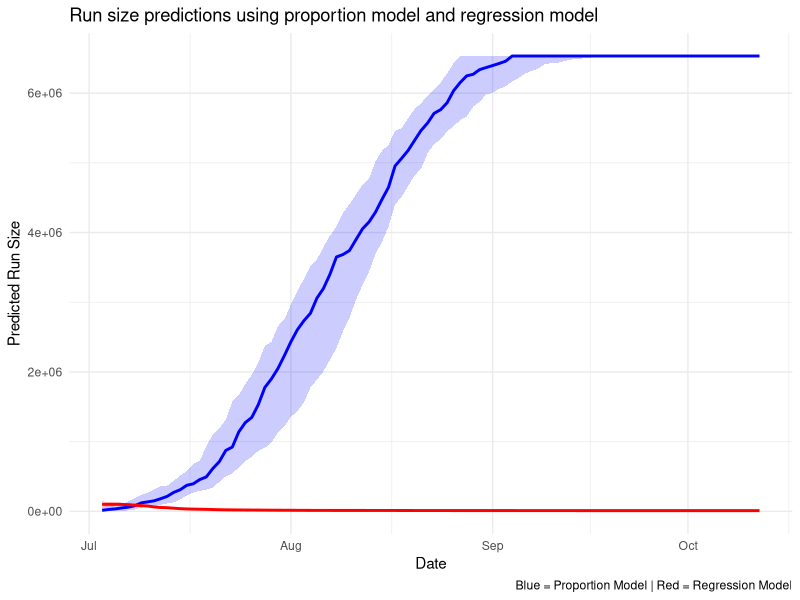

This figure's R source:
library(data.table)
library(tidyverse)
library(ggpubr)

current.index <- 42.08
multiplier <- 245
todate<-as.Date("2025-08-24")
todate.label<-"August 24"

daily <- fread("data/common/tyee_daily_indices_steelhead_1956-2024.csv", header = TRUE)

data <- daily %>%
  mutate_if(is.character, as.numeric) %>%
  pivot_longer(`1956`:`2024`, names_to="Year", values_to="Index") %>%
  mutate(Year = as.numeric(Year)) %>%
  group_by(Year) %>%
  mutate(Index = replace_na(Index,0),
         CumIndex = cumsum(Index),
         Fish = Index*multiplier,
         CumFish = CumIndex*multiplier,
         FinalIndex = sum(Index,na.rm=TRUE),
         FinalFish = sum(Fish,na.rm=TRUE),
         p = CumIndex/FinalIndex,
         isittoday=ifelse(Date==todate,"today","nottoday"))

# Create storage dataframe
results <- data.frame(Date=as.Date(character()),
                      med=double(), p25=double(), p75=double(),
                      medFish=double(), p25Fish=double(), p75Fish=double(),
                      r2=double(), pval=double(),
                      lm_med=double(), lm_p25=double(), lm_p75=double(),
                      stringsAsFactors=FALSE)

# Loop across each day starting July 3

dates2025 <- unique(data$Date[format(data$Date, "%Y")=="2025"])
dates2025 <- sort(dates2025)
dates2025 <- dates2025[dates2025 >= as.Date("2025-07-03")]

for (todate in dates2025) {
  
  todays.data <- data %>%
    filter(Date==todate)
  
  # if(nrow(todays.data)==0) next
  
  # proportion model
  med.today <- median(todays.data$p, na.rm=TRUE)*100
  p25 <- quantile(todays.data$p, .25, na.rm=TRUE) *100
  p75 <- quantile(todays.data$p, .75, na.rm=TRUE) *100
  
  med.fish <- multiplier*current.index/med.today
  p25.fish <- multiplier*current.index/p25
  p75.fish <- multiplier*current.index/p75
  
  # lm model
  dat <- data.frame(count=todays.data$CumIndex, final=todays.data$FinalIndex)
  m <- lm(final ~ count, data=dat)
  
  s <- summary(m)
  r2 <- s$r.squared
  pval <- coef(s)[2,4]
  
  # predicted final fish for current count
  currentx <- current.index*multiplier
  pred_current <- predict(
    m, 
    newdata=data.frame(count=currentx),
    interval="prediction",
    level=0.75
  )
  
  med.lm  <- pred_current[1,"fit"]
  p25.lm  <- pred_current[1,"lwr"]
  p75.lm  <- pred_current[1,"upr"]
  
  # store results
  results <- rbind(results, data.frame(
    Date = as.Date(todate),
    med = round(med.today,3),
    p25 = round(p25,3),
    p75 = round(p75,3),
    medFish = round(med.fish,0),
    p25Fish = round(p25.fish,0),
    p75Fish = round(p75.fish,0),
    r2 = round(r2,3),
    pval = round(pval,5),
    lm_med = round(med.lm,0),
    lm_p25 = round(p25.lm,0),
    lm_p75 = round(p75.lm,0)
  ))
}


#plot
results$Date <- as.Date(results$Date)

# Scale proportion model to run size
# (assuming FinalIndex is the final run size from your dataset)
final_run_size <- max(data$FinalFish, na.rm=TRUE)

plot_data <- results %>%
  mutate(
    med_prop_scaled = med * final_run_size,
    p25_prop_scaled = p25 * final_run_size,
    p75_prop_scaled = p75 * final_run_size,
    med_lm_scaled = lm_med * final_run_size,
    p25_lm_scaled = lm_p25 * final_run_size,
    p75_lm_scaled = lm_p75 * final_run_size
  )


ggplot(plot_data, aes(x=Date)) +
  # # Proportion model (blue)
  geom_ribbon(aes(ymin=p25_prop_scaled, ymax=p75_prop_scaled),
               fill="blue", alpha=0.2) +
  geom_line(aes(y=med_prop_scaled), color="blue", size=1) +
  
  # Regression model (red)
  geom_ribbon(aes(ymin=lm_p25, ymax=lm_p75),
              fill="red", alpha=0.2) +
  geom_line(aes(y=lm_med), color="red", size=1) +
  
  labs(title="Run size predictions using proportion model and regression model",
       y="Predicted Run Size",
       caption="Blue = Proportion Model | Red = Regression Model") +
  theme_minimal()
